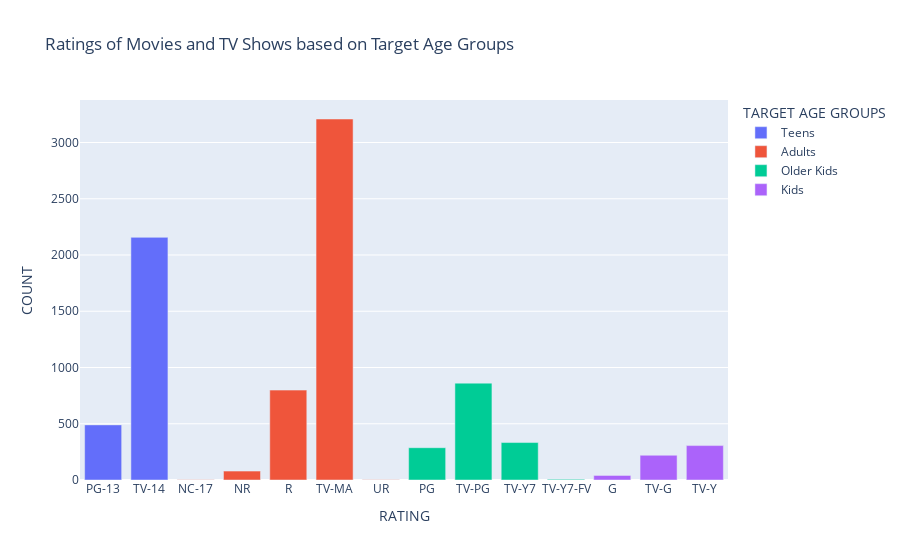

Source (notebook cell):
### Code cell
fig = px.bar(ratings_df, x='rating', y='counts', color='target_ages', title='Ratings of Movies and TV Shows based on Target Age Groups', labels={'counts':'COUNT', 'rating' : 'RATING', 'target_ages' : 'TARGET AGE GROUPS'})
fig.show()

### Figure 1 — Plotly figure (JSON) as saved in the notebook; plotly's stock layout.template omitted (floating-point values rounded to 4 significant figures)
{"data": [{"alignmentgroup": "True", "hovertemplate": "TARGET AGE GROUPS=Teens<br>RATING=%{x}<br>COUNT=%{y}<extra></extra>", "legendgroup": "Teens", "marker": {"color": "#636efa", "pattern": {"shape": ""}}, "name": "Teens", "offsetgroup": "Teens", "orientation": "v", "showlegend": true, "textposition": "auto", "type": "bar", "x": ["PG-13", "TV-14"], "xaxis": "x", "y": [490, 2157], "yaxis": "y"}, {"alignmentgroup": "True", "hovertemplate": "TARGET AGE GROUPS=Adults<br>RATING=%{x}<br>COUNT=%{y}<extra></extra>", "legendgroup": "Adults", "marker": {"color": "#EF553B", "pattern": {"shape": ""}}, "name": "Adults", "offsetgroup": "Adults", "orientation": "v", "showlegend": true, "textposition": "auto", "type": "bar", "x": ["NC-17", "NR", "R", "TV-MA", "UR"], "xaxis": "x", "y": [3, 79, 799, 3209, 3], "yaxis": "y"}, {"alignmentgroup": "True", "hovertemplate": "TARGET AGE GROUPS=Older Kids<br>RATING=%{x}<br>COUNT=%{y}<extra></extra>", "legendgroup": "Older Kids", "marker": {"color": "#00cc96", "pattern": {"shape": ""}}, "name": "Older Kids", "offsetgroup": "Older Kids", "orientation": "v", "showlegend": true, "textposition": "auto", "type": "bar", "x": ["PG", "TV-PG", "TV-Y7", "TV-Y7-FV"], "xaxis": "x", "y": [287, 861, 333, 6], "yaxis": "y"}, {"alignmentgroup": "True", "hovertemplate": "TARGET AGE GROUPS=Kids<br>RATING=%{x}<br>COUNT=%{y}<extra></extra>", "legendgroup": "Kids", "marker": {"color": "#ab63fa", "pattern": {"shape": ""}}, "name": "Kids", "offsetgroup": "Kids", "orientation": "v", "showlegend": true, "textposition": "auto", "type": "bar", "x": ["G", "TV-G", "TV-Y"], "xaxis": "x", "y": [41, 220, 306], "yaxis": "y"}], "layout": {"barmode": "relative", "legend": {"title": {"text": "TARGET AGE GROUPS"}, "tracegroupgap": 0}, "title": {"text": "Ratings of Movies and TV Shows based on Target Age Groups"}, "xaxis": {"anchor": "y", "domain": [0, 1], "title": {"text": "RATING"}}, "yaxis": {"anchor": "x", "domain": [0, 1], "title": {"text": "COUNT"}}}}
